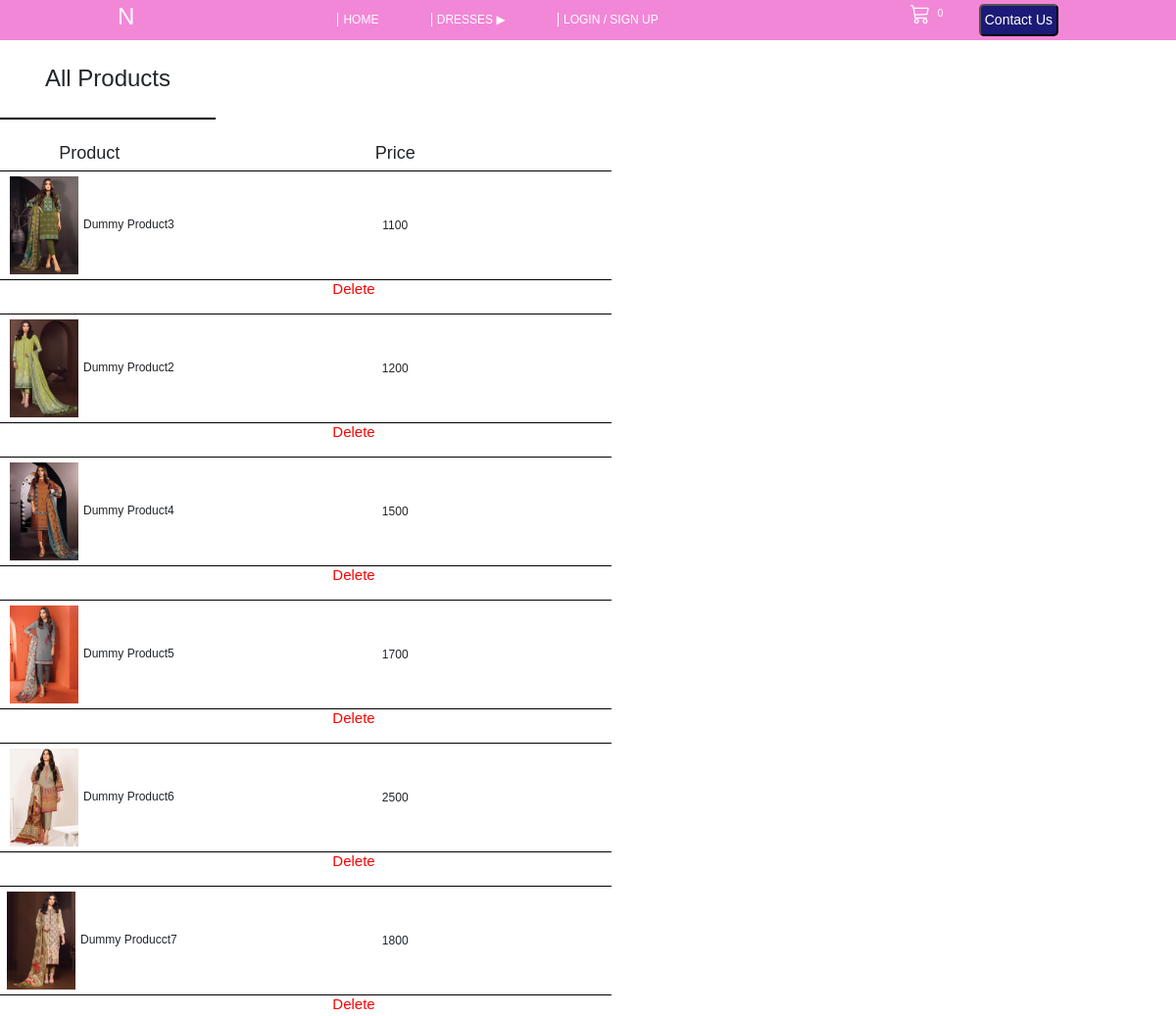
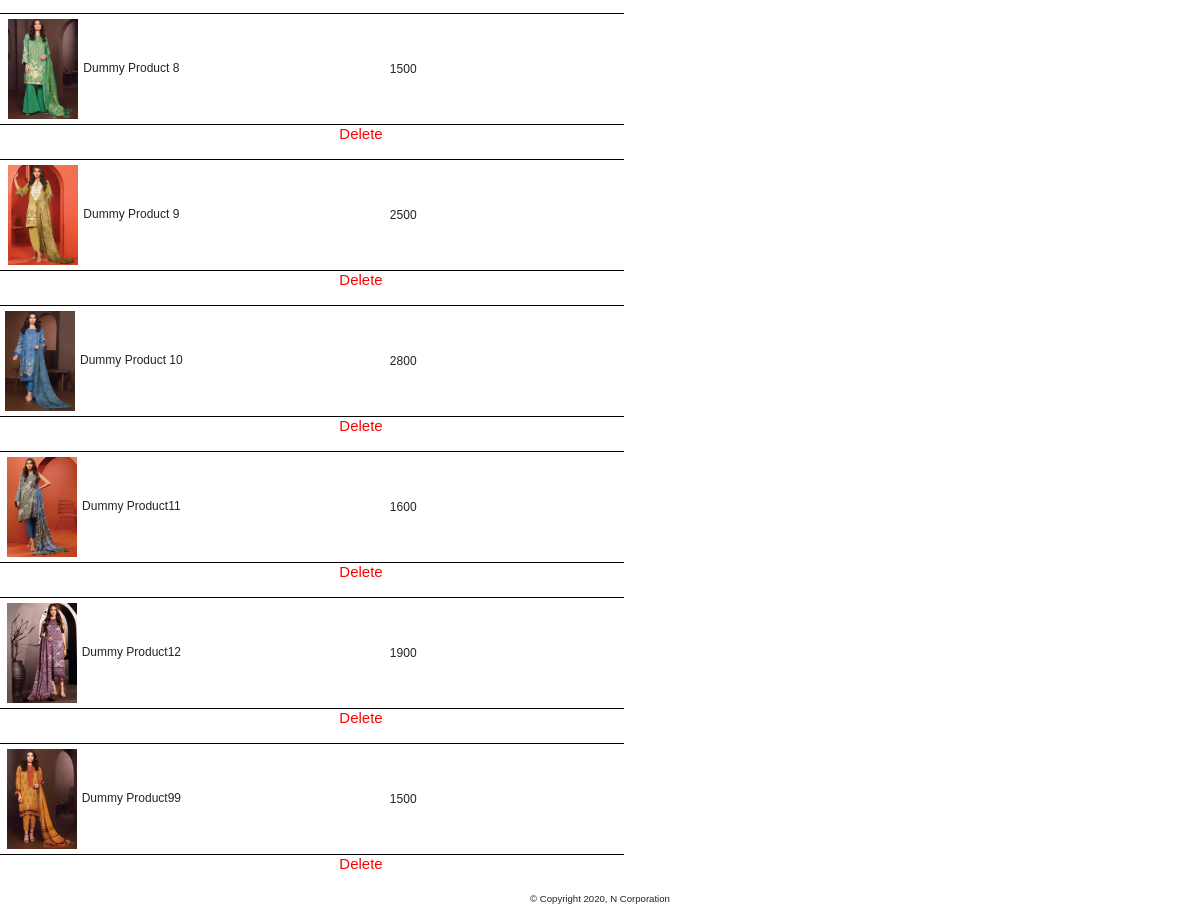
Page /viewproducts on the committed database (2 pictures, top to bottom).
### queries.py (models this page shows)
class Product(db.Model):
    __tablename__ = 'products'
    id = db.Column(db.Integer, primary_key=True)
    name = db.Column(db.String)
    cateid = db.Column(db.Integer, db.ForeignKey('pcategory.id'))
    stock = db.Column(db.Integer)
    price = db.Column(db.Float)
    color = db.Column(db.Integer, db.ForeignKey('color.id'))
    fimg = db.Column(db.String)
    bimg = db.Column(db.String)

### app.py (the view)
@app.route('/viewproducts')
def viewpro():
    products = displayAllProducts()
    return render_template("allpro.html", products=products)

### app.py (called while the page is built)
@app.context_processor
def context_processor():
    dcatelist = allCategories()
    return dict(dcatelist=dcatelist)

### queries.py (called while the page is built)
def displayAllProducts():
    return Product.query.with_entities(Product.id, Product.price, Product.fimg, Product.bimg, Product.name).all()

def allCategories():
    return Pcategory.query.all()

### templates/allpro.html
{% extends 'layout.html' %}
{% block main %}
<h2 class="head_line">All Products</h2>
<br>
    <table class="searchTable">
        <thead>
            <tr>
                <th><h4>Product</h4></th>
                <th><h4>Price</h4></th>
            </tr>
        </thead>
        <tbody>
            {% for row in products %}
            <tr>
                <td><img src="{{ row.fimg }}" width="80" height="110" alt="img" style="padding: 5px">{{ row.name }}</td>
                <td>{{ row.price }}</td>
            </tr>
            <tr><th><a href="{{ url_for('delpro', proid=row.id) }}"><h5 class="sendID hoveradd2cart" style="color: red; float: right;">Delete</h5></a></th></tr>
            {% endfor %}
        </tbody>
    </table>
{% endblock %}

### static/styles.css (style rules this page uses)
a { color: inherit; }
body { background-color: white; background-repeat: no-repeat; background-position: right top; }
.head_line { padding: 25px; border-bottom: 2px solid black; width: 220px; }
.searchTable tbody tr td { border-top: 1px solid black; border-bottom: 1px solid black; }
.searchTable tbody tr th { padding-bottom: 10px; }
.searchTable tbody tr td, .searchTable thead tr th { padding:0 200px 0 0; text-align: center; }

### rows in the picture
Product: fimg (picture), name "Dummy Product3", price "1100"
Product: fimg (picture), name "Dummy Product2", price "1200"
Product: fimg (picture), name "Dummy Product4", price "1500"
Product: fimg (picture), name "Dummy Product5", price "1700"
Product: fimg (picture), name "Dummy Product6", price "2500"
Product: fimg (picture), name "Dummy Producct7", price "1800"
Product: fimg (picture), name "Dummy Product 8", price "1500"
Product: fimg (picture), name "Dummy Product 9", price "2500"
Product: fimg (picture), name "Dummy Product 10", price "2800"
Product: fimg (picture), name "Dummy Product11", price "1600"
Product: fimg (picture), name "Dummy Product12", price "1900"
Product: fimg (picture), name "Dummy Product99", price "1500"
